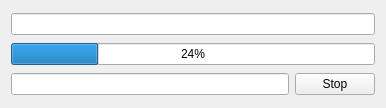
<?xml version="1.0" encoding="UTF-8"?>
<ui version="4.0">
 <class>CopyPasteOperation</class>
 <widget class="QWidget" name="CopyPasteOperation">
  <property name="geometry">
   <rect>
    <x>0</x>
    <y>0</y>
    <width>386</width>
    <height>108</height>
   </rect>
  </property>
  <property name="windowTitle">
   <string>Form</string>
  </property>
  <layout class="QVBoxLayout" name="verticalLayout">
   <item>
    <widget class="QLineEdit" name="lineEdit"/>
   </item>
   <item>
    <widget class="QProgressBar" name="progressBar">
     <property name="value">
      <number>24</number>
     </property>
    </widget>
   </item>
   <item>
    <layout class="QHBoxLayout" name="horizontalLayout">
     <item>
      <widget class="QLineEdit" name="lineEdit_2"/>
     </item>
     <item>
      <widget class="QPushButton" name="pushButton">
       <property name="text">
        <string>Stop</string>
       </property>
      </widget>
     </item>
    </layout>
   </item>
  </layout>
 </widget>
 <resources/>
 <connections/>
</ui>
